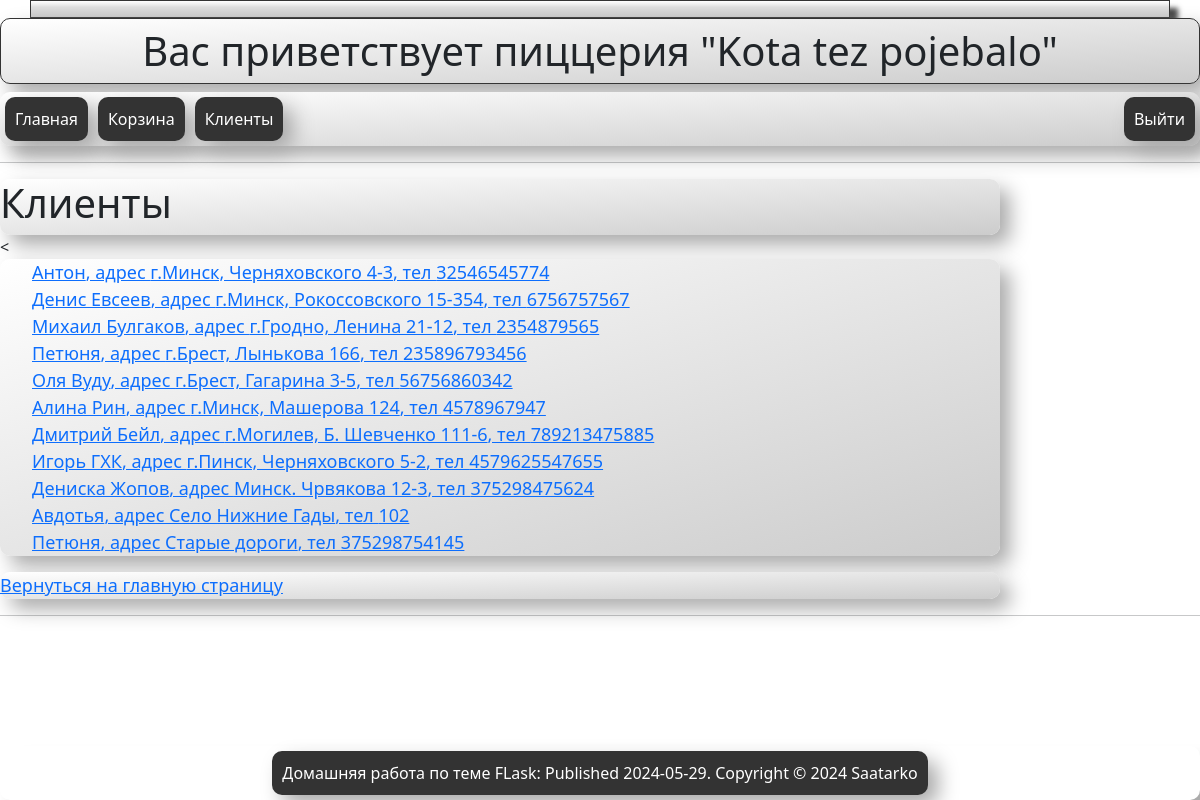
/clients (signed in), run on the app's committed database.
### main.py (models this page shows)
class Client(db.Model):
    id_client = db.Column(db.Integer, primary_key=True)
    client_name = db.Column(db.Text)
    client_address = db.Column(db.Text)
    client_phone = db.Column(db.Text)
    order = db.relationship('Order', back_populates='client_order')

### main.py (the view)
@app.route('/clients')   # Функция вывода всех клиентов
@login_required
def get_clients_interface():
    clients = SyncORM.get_clients()
    return render_template('clients.html', clients=clients)

### main.py (called while the page is built)
@login.user_loader  # Функция загрузки пользователя
def load_user(temp_id):
    return User.query.get(int(temp_id))

    @staticmethod
    def get_clients():
        with app.app_context():
            query = db.select(Client)  # для выбора всех выбирае всю таблицу целиком
            result = db.session.execute(query)  # экзекьютим/выполняем ее
            clients = result.scalars().all()  # отображаем выбранных клиентво (скаляр для отсеива ненужных скобок)
            return clients

### templates/clients.html
{% extends "base.html" %}
{% block no_bootstrap_content %}
    <div class="flex_clients">
         <h1>{{'Клиенты'}}</h1>
    </div>
    <<ul class="flex_clients">
    {% for i in clients %}
        <li class="flex_clients-child">
            <a href="{{ url_for('get_client_interface', client_id=i.id_client) }}">
                {{ i.client_name }}, адрес {{ i.client_address }}, тел {{ i.client_phone }}
            </a>
        </li>
    {% endfor %}
</ul>
    <div class="flex_clients">
    <a href="{{ url_for('index') }}">Вернуться на главную страницу</a>
    </div>
{% endblock %}

### static/style.css (style rules this page uses)
body { background-image: url('/static/media/examples/wood.jpg'); }
h1 { color: black; font-size: 40px justify-content: center; font-weight: 700 }
.flex_clients { display: flex; flex-direction: column; width: 1000px; background: linear-gradient(to bottom right, #ffffff, #cccccc); box-shadow: 10px 10px 20px #aaaaaa; border-radius: 10px; gap: 0px; z-index: 5; }
.flex_clients-child { display: flex; justify-content: left; flex-direction: column; align-items: left; font-size: 18px }
.flex_clients a { align-items: left; justify-content: left; font-size: 18px }

### data on the page
Client: client_name "Антон", client_address "г.Минск, Черняховского 4-3", client_phone "32546545774"
Client: client_name "Денис Евсеев", client_address "г.Минск, Рокоссовского 15-354", client_phone "6756757567"
Client: client_name "Михаил Булгаков", client_address "г.Гродно, Ленина 21-12", client_phone "2354879565"
Client: client_name "Петюня", client_address "г.Брест, Лынькова 166", client_phone "235896793456"
Client: client_name "Оля Вуду", client_address "г.Брест, Гагарина 3-5", client_phone "56756860342"
Client: client_name "Алина Рин", client_address "г.Минск, Машерова 124", client_phone "4578967947"
Client: client_name "Дмитрий Бейл", client_address "г.Могилев, Б. Шевченко 111-6", client_phone "789213475885"
Client: client_name "Игорь ГХК", client_address "г.Пинск, Черняховского 5-2", client_phone "4579625547655"
Client: client_name "Дениска Жопов", client_address "Минск. Чрвякова 12-3", client_phone "375298475624"
Client: client_name "Авдотья", client_address "Село Нижние Гады", client_phone "102"
Client: client_name "Петюня", client_address "Старые дороги", client_phone "375298754145"

### other printed values
{{ 'Вас приветствует пиццерия "Kota tez pojebalo" ' }} "Вас приветствует пиццерия \"Kota tez pojebalo\""
{{ 'Клиенты' }} "Клиенты"
